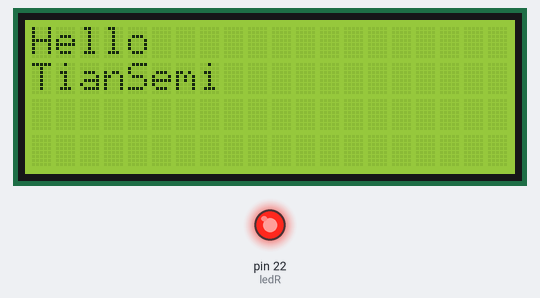
This sketch was run on a simulated Arduino Mega 2560, built with avr-gcc and run on an emulated ATmega2560. On the bench: 20×4 character LCD, output pins drawn as LEDs (lit = HIGH). What the sketch prints to the serial monitor is not drawn.

Above: at 0.5 s.
At 10.5 s:
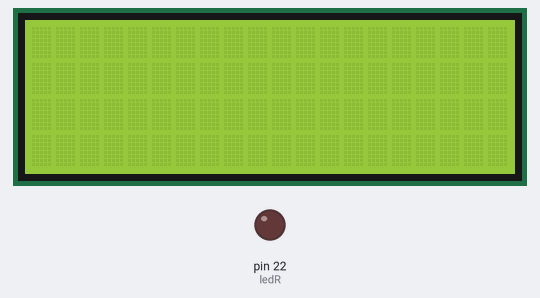
At 11.14 s:
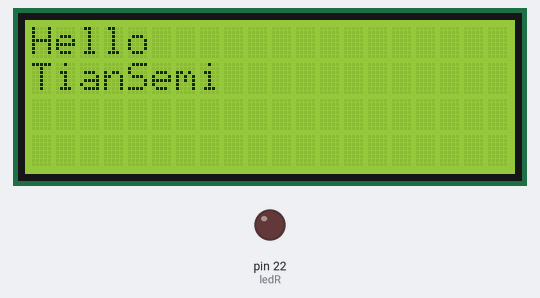
Timing chart, 0 to 130.0 s (numbered marks = the images above):
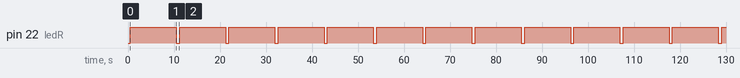

The sketch:

lcd_led.ino
```cpp
/*
 * Arduino Mega 2560: Print Hello TianSemi to LCD I2C display
 * My I2C is : 0x27, please yours with code from
 * https://www.geeksforgeeks.org/electronics-engineering/how-to-interface-i2c-lcd-display-with-arduino/
 */
#include <Wire.h>
#include <LiquidCrystal_I2C.h>

LiquidCrystal_I2C lcd(0x27, 20, 4); // please put correct I2C address
int ledR = 22;

void setup()
{
    // 1. Start Serial communication at 9600 baud
    Serial.begin(9600);
    Serial.println("--- System Initializing ---");
    delay(100);
    // Initialize the LCD
    lcd.init();
    lcd.backlight();
    Serial.println("LCD Initialized.");
    delay(100);
    pinMode(ledR, OUTPUT);
}

void loop()
{
    Serial.println("Updating Display...");
    delay(100);
    lcd.setCursor(0, 0);
    lcd.print("Hello");
    lcd.setCursor(0, 1);
    lcd.print("TianSemi");
    delay(100);
    digitalWrite(ledR, HIGH);
    Serial.println("LED Pin 22 set to HIGH.");
    delay(10000); // Increased delay to make serial output readable
    digitalWrite(ledR, LOW);
    Serial.println("LED turned OFF.");
    lcd.clear();
    delay(500);
}
```

Measured:
- by itself, pin 22 (ledR): alternates HIGH for 10.0 s and LOW for 0.72 s
- by itself, everything shown: repeats every 10.7 s, in 3 steps
- what the display in image 0 shows lasts 10.1 s, from 0.4 s to 10.5 s
- what the display in image 1 shows lasts 0.6 s, from 10.5 s to 11.1 s
